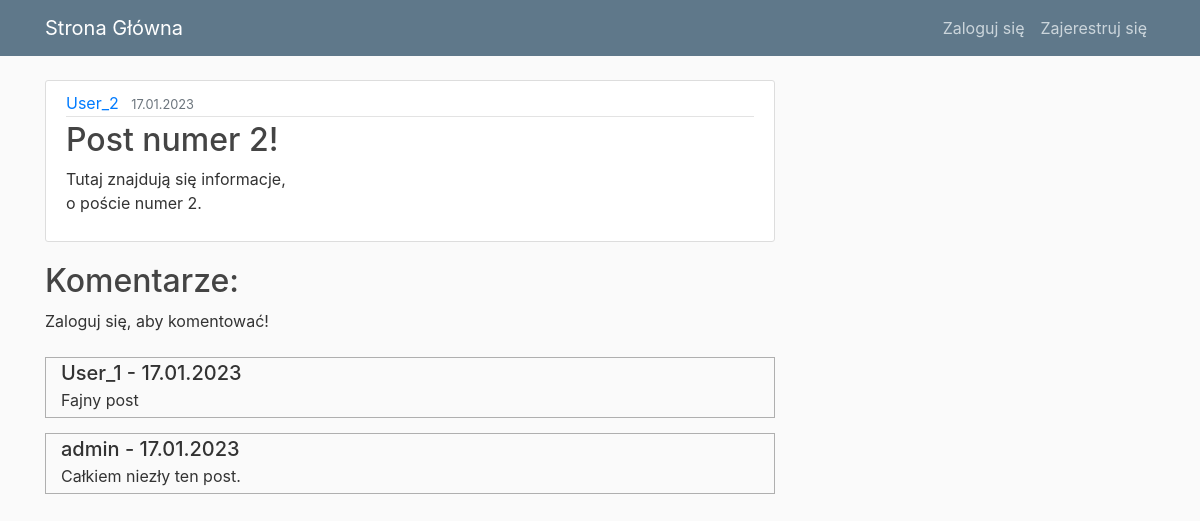
The page /post/22/ on the database its author committed.
### home_page/models.py (models this page shows, shortened)
class Post(models.Model):
    title = models.CharField(max_length=100,verbose_name=u"Tytuł")
    content = models.TextField(verbose_name=u"Opis postu")
    date_posted = models.DateTimeField(default=timezone.now)
    author = models.ForeignKey(User, on_delete=models.CASCADE)

class Comment(models.Model):
    post = models.ForeignKey(Post, related_name = "comments", on_delete=models.CASCADE)
    name = models.CharField(max_length=255)
    author = models.ForeignKey(User, on_delete=models.CASCADE)
    body = models.TextField(verbose_name=u"")
    date_added = models.DateTimeField(auto_now_add=True)

### home_page/views.py (the view)
# urls.py: path('post/<int:pk>/', PostDetailView.as_view(),name="post-detail"),
class PostDetailView(DetailView):
    model = Post

### home_page/templates/home_page/post_detail.html (shortened to what this page needs)
{% extends 'home_page/base.html' %}
{% block content %}
<article class="media content-section">
    <div class="media-body">
        <div class="article-metadata">
            <a class="mr-2" href="#">{{ object.author }}</a>
            <small class="text-muted">{{ object.date_posted|date:"d.m.Y" }}</small>
        </div>
        <h2 class="article-title">{{ object.title }}</h2>
        <p class="article-content">{{ object.content }}</p>
    </div>
</article>
<h2>Komentarze:</h2>
{% if not post.comments.all %}
    Nie ma tu jeszcze żadnych komentarzy.
    <br/>
    {% if user.is_authenticated %}
    <a href="{% url 'add-comment' object.id %}">Dodaj komentarz</a>
    {% else %}
    Zaloguj się, aby komentować!
    {% endif %}
    <br/>
{% else %}
    {% if user.is_authenticated %}
    <a href="{% url 'add-comment' object.id %}">Dodaj komentarz</a>
    {% else %}
    Zaloguj się, aby komentować!
    {% endif %}
<br/>
<br/>
<div >
    {% for comment in post.comments.all %}
    <div style="border-style:solid;margin-bottom:15px;padding-left:15px;padding-bottom:5px;border-width: 1px;border-color: rgb(175, 175, 175);">
        <div style="font-size:20px;;font-weight: 500">
            {{comment.author}} -
            {{comment.date_added|date:"d.m.Y"}}
        </div>
        <div>
            {{comment.body}}
        </div>
    </div>
    {% endfor %}
{% endif %}
</div>
{% endblock content %}

### home_page/static/home_page/main.css (style rules this page uses)
body { background: #fafafa; color: #333333; margin-top: 5rem; }
h1, h2, h3, h4, h5, h6 { color: #444444; }
.content-section { background: #ffffff; padding: 10px 20px; border: 1px solid #dddddd; border-radius: 3px; margin-bottom: 20px; }
.article-title { color: #444444; }
.article-content { white-space: pre-line; }
.article-metadata { padding-bottom: 1px; margin-bottom: 4px; border-bottom: 1px solid #e3e3e3 }

### rows shown on the page
Post: author "User_2", date_posted "17.01.2023", title "Post numer 2!", content "Tutaj znajdują się informacje, o poście numer 2."
Comment: author "User_1", date_added "17.01.2023", body "Fajny post"
Comment: author "admin", date_added "17.01.2023", body "Całkiem niezły ten post."
